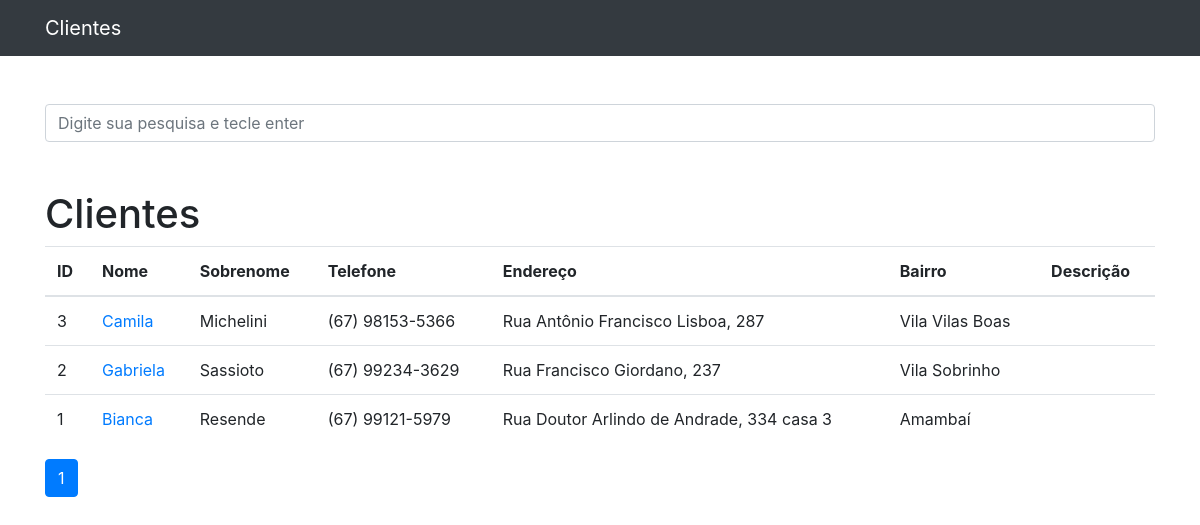
The page / on the database its author committed.
### clientes/models.py (models this page shows, shortened)
class Cliente(models.Model):
    nome = models.CharField(max_length=255)
    sobrenome = models.CharField(max_length=255, blank=True)
    telefone = models.CharField(max_length=255)
    endereco = models.CharField(max_length=255, blank=True)
    bairro = models.CharField(max_length=255, blank=True)
    descricao = models.TextField(blank=True)

### clientes/views.py (the view)
# urls.py: path('', views.index, name='index'),
def index(request):
    clientes = Cliente.objects.order_by('-id')
    paginator = Paginator(clientes, 20)
    page = request.GET.get('p')
    clientes = paginator.get_page(page)
    return render(request, 'clientes/index.html', {
        'clientes': clientes
    })

### clientes/templates/clientes/index.html
{% extends 'base.html' %}
{%block conteudo%}
    <h1 class="mt-5">Clientes</h1>
    <table class="table">
      <thead>
        <tr>
          <th>ID</th>
          <th>Nome</th>
          <th>Sobrenome</th>
          <th>Telefone</th>
          <th>Endereço</th>
          <th>Bairro</th>
          <th>Descrição</th>
        </tr>
      </thead>
      <tbody>
        {% for cliente in clientes %}
            <tr>
              <td>{{ cliente.id }}</td>
              <td>
                <a href="{% url 'ver_cliente' cliente.id %}">{{ cliente.nome }}</a>
              </td>
              <td>{{ cliente.sobrenome }}</td>
              <td>{{ cliente.telefone }}</td>
              <td>{{ cliente.endereco }}</td>
              <td>{{ cliente.bairro }}</td>
              <td>{{ cliente.descricao }}</td>
            </tr>
        {% endfor %}
      </tbody>
    </table>
<nav aria-label="Page navigation example">
  <ul class="pagination">
    {% for pagina in clientes.paginator.page_range %}
      {% if clientes.number == pagina %}
        <li class="page-item active">
          <a class="page-link" href="?p={{ pagina }}&termo={{ request.GET.termo }}">{{pagina}}</a>
        </li>
      {% else %}
        <li class="page-item">
          <a class="page-link" href="?p={{ pagina }}&termo={{ request.GET.termo }}">{{pagina}}</a>
        </li>
      {% endif %}
    {% endfor %}
  </ul>
</nav>
{%endblock%}

### templates/base.html (shortened to what this page needs)
{% load static %}
<!DOCTYPE html>
<html lang="pt">
<head>
  {% include 'parciais/_head.html' %}
</head>
<body>
  {% include 'parciais/_nav.html' %}
  <div class="container">
    <div class="row">
      <div class="col-lg-12">
        <br><br>
        <form method="get" action="{% url 'busca' %}">
          <div class="form-group row">
            <div class="col-12">
              <input class="form-control"
                     type="search" value="{{ request.GET.termo }}"
                     id="search-input"
                     placeholder="Digite sua pesquisa e tecle enter"
                     name="termo">
            </div>
          </div>
        </form>
        {%block conteudo%} {%endblock%}
      </div>
    </div>
  </div>
</body>
</html>

### templates/parciais/_head.html (shortened to what this page needs)
{% load static%}
<link href="{% static 'vendor/bootstrap/css/bootstrap.min.css'%}" rel="stylesheet">

### templates/parciais/_nav.html (shortened to what this page needs)
<nav class="navbar navbar-expand-lg navbar-dark bg-dark static-top">
  <div class="container">
    <a class="navbar-brand" href="{% url 'index' %}">Clientes</a>
  </div>
</nav>

### rows shown on the page
Cliente: id "3", nome "Camila", sobrenome "Michelini", telefone "(67) 98153-5366", endereco "Rua Antônio Francisco Lisboa, 287", bairro "Vila Vilas Boas"
Cliente: id "2", nome "Gabriela", sobrenome "Sassioto", telefone "(67) 99234-3629", endereco "Rua Francisco Giordano, 237", bairro "Vila Sobrinho"
Cliente: id "1", nome "Bianca", sobrenome "Resende", telefone "(67) 99121-5979", endereco "Rua Doutor Arlindo de Andrade, 334 casa 3", bairro "Amambaí"

### other values the page prints
{{ pagina }} "1"
